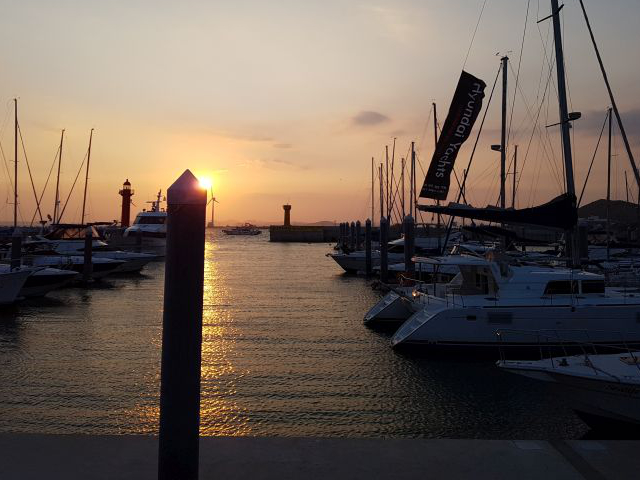
#> input picture img/yate.jpg, 640 x 480 px
$ python histo_equalize.py
#> lines starting #> are read from the running program, lines starting #| are printed output that depends on the picture
import cv2
import numpy as np

# --① 대상 영상으로 그레이 스케일로 읽기
img = cv2.imread('../img/yate.jpg', cv2.IMREAD_GRAYSCALE)
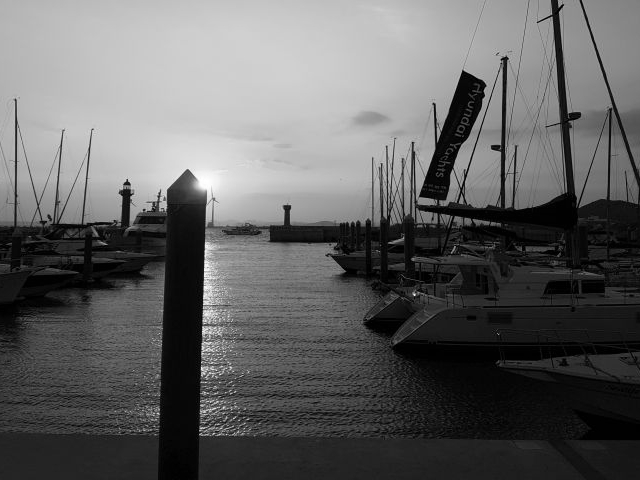
#> img: shape (480, 640); min 0, max 255, mean 98.1

# --② OpenCV API로 이퀄라이즈 히스토그램 적용
img3 = cv2.equalizeHist(img)
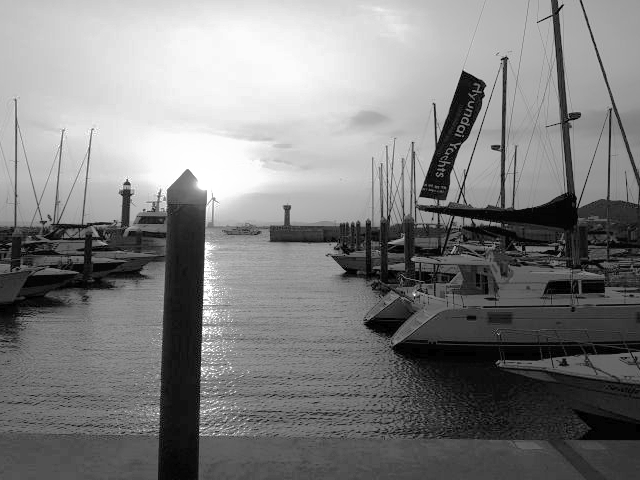
#> img3: shape (480, 640); min 0, max 255, mean 127.6

cv2.imshow('Before', img)
cv2.imshow('cv2.equalizeHist()', img3)
cv2.waitKey()
cv2.destroyAllWindows()

$ run again, with img/children.jpg copied over img/yate.jpg
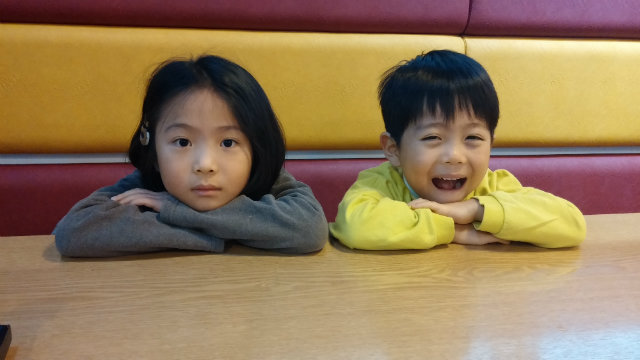
#> input picture img/children.jpg, 640 x 360 px
#> `img = cv2.imread('../img/yate.jpg', cv2.IMREAD_GRAYSCALE)`:
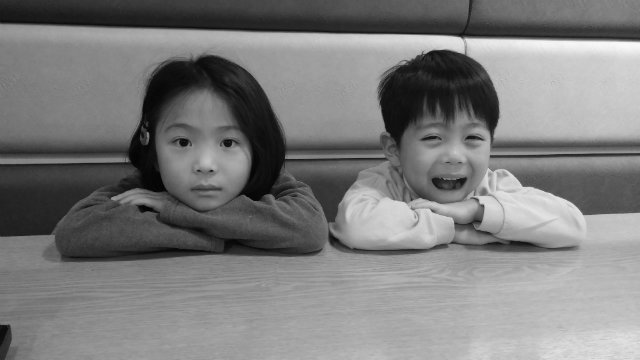
#> img: shape (360, 640); min 0, max 251, mean 124.4
#> `img3 = cv2.equalizeHist(img)`:
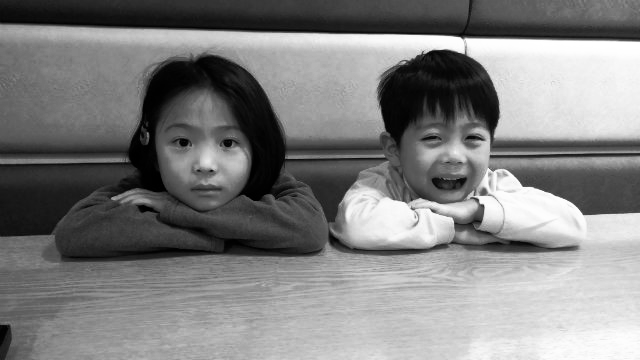
#> img3: shape (360, 640); min 0, max 255, mean 128.2

$ run again, with img/coins_spread1.jpg copied over img/yate.jpg
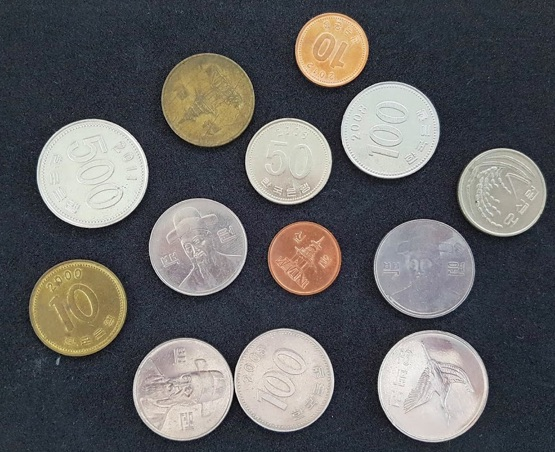
#> input picture img/coins_spread1.jpg, 555 x 452 px
#> `img = cv2.imread('../img/yate.jpg', cv2.IMREAD_GRAYSCALE)`:
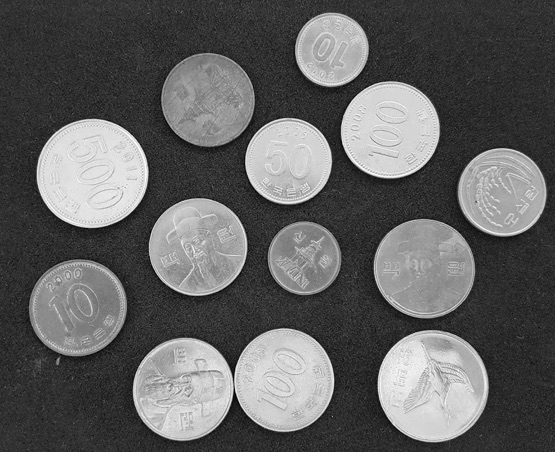
#> img: shape (452, 555); min 0, max 255, mean 97
#> `img3 = cv2.equalizeHist(img)`:
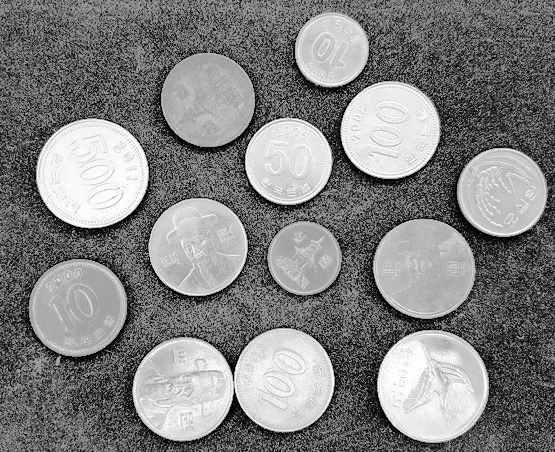
#> img3: shape (452, 555); min 0, max 255, mean 129.3
